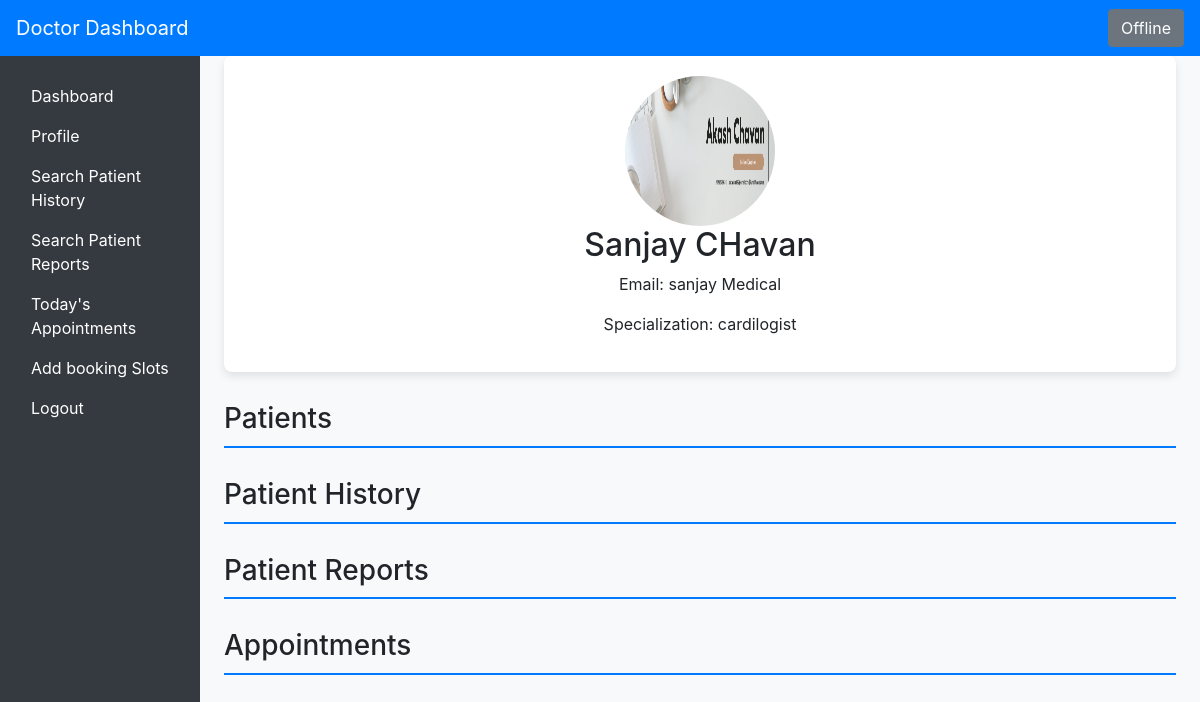
/doctor_dashboard_view/ (signed in), run on an earlier commit of the app's database.
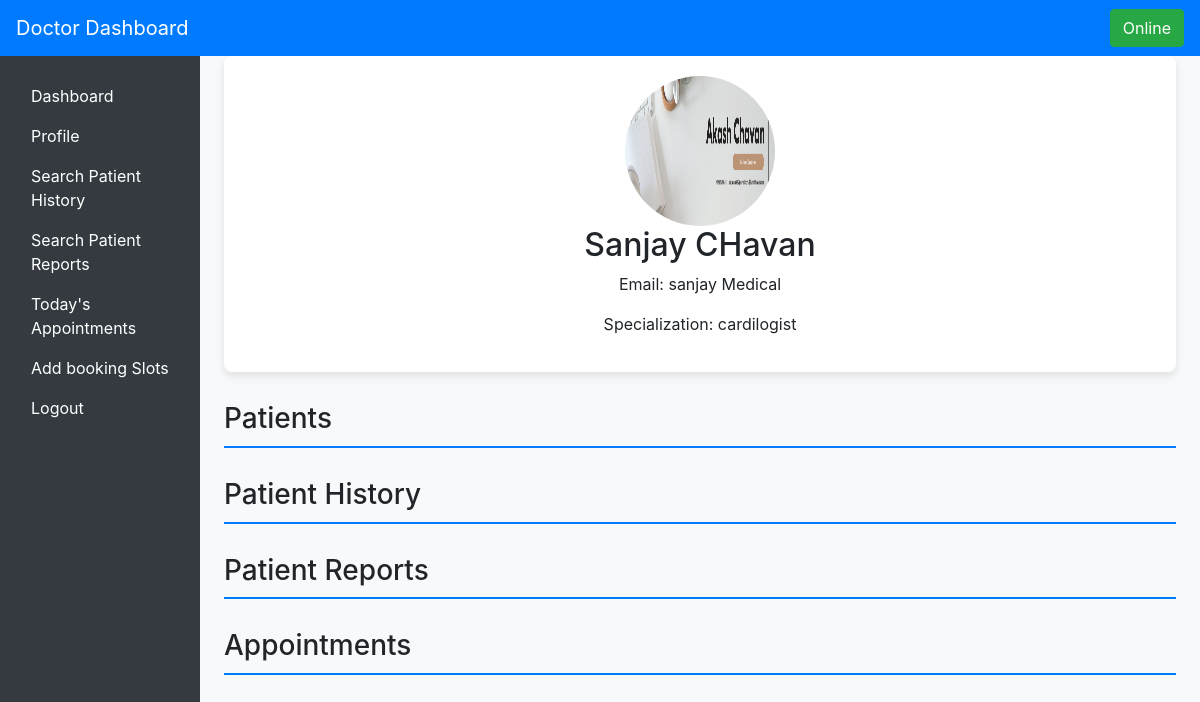
And on a later commit of the database.
### app/views.py (the view)
# urls.py: path('doctor_dashboard_view',views.doctor_dashboard,name='doctor_dashboard_view'),
def doctor_dashboard(request):
    doctor=Doctor.objects.get(user=request.user)
    return render(request,'doctor.html',{'doc':doctor})

### templates/doctor.html (shortened to what this page needs)
{% load static %}
<!DOCTYPE html>
<html lang="en">
<head>
    <link href="https://stackpath.bootstrapcdn.com/bootstrap/4.5.2/css/bootstrap.min.css" rel="stylesheet">
</head>
<body>
    <nav class="navbar navbar-expand-lg navbar-light">
        <a class="navbar-brand text-white" href="#">Doctor Dashboard</a>
        <div class="ml-auto">
            <form id="status-form" method="POST" action="{% url 'toggle_status' %}">
                <button type="submit" id="status-toggle" class="btn {% if doc.online %}btn-success{% else %}btn-secondary{% endif %}">
                    {% if doc.online %}Online{% else %}Offline{% endif %}
                </button>
            </form>
        </div>
    </nav>
    <div class="container-fluid">
        <div class="row">
            <nav class="col-md-2 d-none d-md-block sidebar">
                <div class="sidebar-sticky">
                    <ul class="nav flex-column">
                        <li class="nav-item">
                            <a class="nav-link" href="{% url 'doctor_dashboard_view' %}">Dashboard</a>
                        </li>
                        <li class="nav-item">
                            <a class="nav-link" href="{% url 'doctor_profile' %}">Profile</a>
                        </li>
                        <li class="nav-item">
                            <a class="nav-link" href="#">Search Patient History</a>
                        </li>
                        <li class="nav-item">
                            <a class="nav-link" href="#"> Search Patient Reports</a>
                        </li>
                        <li class="nav-item">
                            <a class="nav-link" href="{% url 'doc_slots_show' %}">Today's Appointments</a>
                        </li>
                        <li class="nav-item">
                            <a class="nav-link" href="{% url 'add_booking_slots' %}">Add booking Slots </a>
                        </li>
                        <li class="nav-item">
                            <a class="nav-link" href="{% url 'logout' %}">Logout</a>
                        </li>
                    </ul>
                </div>
            </nav>
            <main role="main" class="col-md-9 ml-sm-auto col-lg-10 px-4">
                <div class="profile-card text-center">
                    <img src="{{ doc.profile_picture.url }}" class="rounded-circle" alt="Profile Picture" width="150" height="150">
                    <h2>{{ doc.full_name }}</h2>
                    <p>Email: {{ doc.hospital_name }}</p>
                    <p>Specialization: {{ doc.specialization }}</p>
                </div>
                <div class="section">
                    <h3>Patients</h3>
                </div>
                <div class="section">
                    <h3>Patient History</h3>
                </div>
                <div class="section">
                    <h3>Patient Reports</h3>
                </div>
                <div class="section">
                    <h3>Appointments</h3>
                </div>
            </main>
        </div>
    </div>
</body>
</html>

What changed in the data, as far as the page shows it:
changed Doctor "Sanjay CHavan": online False → True (drawn)
Also different on the page:
text no longer shown: "Offline"
text now shown: "Online"
